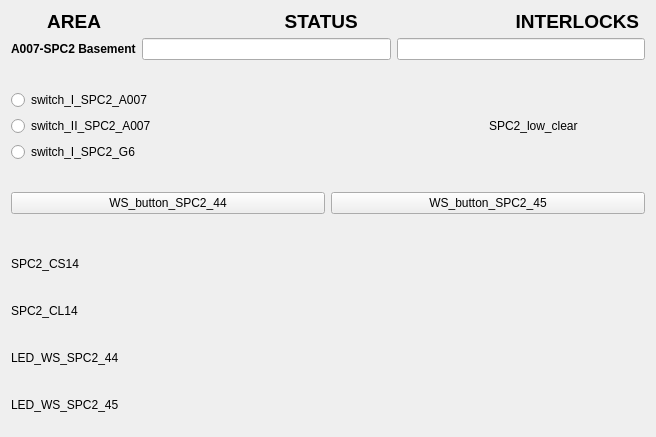
<?xml version="1.0" encoding="UTF-8"?>
<ui version="4.0">
 <class>Form</class>
 <widget class="QWidget" name="Form">
  <property name="geometry">
   <rect>
    <x>0</x>
    <y>0</y>
    <width>648</width>
    <height>437</height>
   </rect>
  </property>
  <property name="windowTitle">
   <string>Form</string>
  </property>
  <layout class="QVBoxLayout" name="verticalLayout_3">
   <item>
    <layout class="QVBoxLayout" name="verticalLayout">
     <item>
      <widget class="QLabel" name="label_4">
       <property name="maximumSize">
        <size>
         <width>16777215</width>
         <height>21</height>
        </size>
       </property>
       <property name="font">
        <font>
         <pointsize>14</pointsize>
         <weight>75</weight>
         <bold>true</bold>
        </font>
       </property>
       <property name="text">
        <string>       AREA                                   STATUS                              INTERLOCKS </string>
       </property>
      </widget>
     </item>
     <item>
      <layout class="QFormLayout" name="formLayout_2">
       <property name="fieldGrowthPolicy">
        <enum>QFormLayout::AllNonFixedFieldsGrow</enum>
       </property>
       <item row="0" column="0">
        <widget class="QLabel" name="label_2">
         <property name="font">
          <font>
           <weight>75</weight>
           <bold>true</bold>
          </font>
         </property>
         <property name="text">
          <string>A007-SPC2 Basement</string>
         </property>
        </widget>
       </item>
       <item row="0" column="1">
        <layout class="QHBoxLayout" name="horizontalLayout">
         <item>
          <widget class="QELineEdit" name="qelineedit_2">
           <property name="alignment">
            <set>Qt::AlignCenter</set>
           </property>
           <property name="variable" stdset="0">
            <string>VCS:SPC2-LOW-CLR-STATS</string>
           </property>
           <property name="format" stdset="0">
            <enum>QELineEdit::Default</enum>
           </property>
          </widget>
         </item>
         <item>
          <widget class="QELineEdit" name="qelineedit">
           <property name="alignment">
            <set>Qt::AlignCenter</set>
           </property>
           <property name="variable" stdset="0">
            <string>VCS:SPC2-LOW-INTLCK-STATS</string>
           </property>
          </widget>
         </item>
        </layout>
       </item>
      </layout>
     </item>
    </layout>
   </item>
   <item>
    <spacer name="verticalSpacer_2">
     <property name="orientation">
      <enum>Qt::Vertical</enum>
     </property>
     <property name="sizeHint" stdset="0">
      <size>
       <width>20</width>
       <height>40</height>
      </size>
     </property>
    </spacer>
   </item>
   <item>
    <layout class="QHBoxLayout" name="horizontalLayout_9">
     <item>
      <layout class="QVBoxLayout" name="verticalLayout_2">
       <item>
        <widget class="QERadioButton" name="qeradiobutton_3">
         <property name="text">
          <string>switch_I_SPC2_A007</string>
         </property>
         <property name="autoExclusive">
          <bool>false</bool>
         </property>
         <property name="variable" stdset="0">
          <string>VCS:SW-I-SPC2-A007</string>
         </property>
         <property name="format" stdset="0">
          <enum>QERadioButton::LocalEnumeration</enum>
         </property>
         <property name="pressText">
          <string>0</string>
         </property>
         <property name="releaseText">
          <string>1</string>
         </property>
        </widget>
       </item>
       <item>
        <widget class="QERadioButton" name="qeradiobutton_5">
         <property name="text">
          <string>switch_II_SPC2_A007</string>
         </property>
         <property name="autoExclusive">
          <bool>false</bool>
         </property>
         <property name="variable" stdset="0">
          <string>VCS:SW-II-SPC2-A007</string>
         </property>
         <property name="format" stdset="0">
          <enum>QERadioButton::LocalEnumeration</enum>
         </property>
         <property name="pressText">
          <string>0</string>
         </property>
         <property name="releaseText">
          <string>1</string>
         </property>
        </widget>
       </item>
       <item>
        <widget class="QERadioButton" name="qeradiobutton_4">
         <property name="text">
          <string>switch_I_SPC2_G6</string>
         </property>
         <property name="variable" stdset="0">
          <string>VCS:SW-I-SPC2-G6</string>
         </property>
         <property name="format" stdset="0">
          <enum>QERadioButton::LocalEnumeration</enum>
         </property>
         <property name="pressText">
          <string>1</string>
         </property>
         <property name="releaseText">
          <string>0</string>
         </property>
        </widget>
       </item>
      </layout>
     </item>
     <item>
      <spacer name="horizontalSpacer">
       <property name="orientation">
        <enum>Qt::Horizontal</enum>
       </property>
       <property name="sizeHint" stdset="0">
        <size>
         <width>40</width>
         <height>20</height>
        </size>
       </property>
      </spacer>
     </item>
     <item>
      <layout class="QHBoxLayout" name="horizontalLayout_8">
       <item>
        <widget class="QLabel" name="label_9">
         <property name="maximumSize">
          <size>
           <width>16777215</width>
           <height>20</height>
          </size>
         </property>
         <property name="text">
          <string>SPC2_low_clear</string>
         </property>
        </widget>
       </item>
       <item>
        <widget class="QEBitStatus" name="qebitstatus_3">
         <property name="minimumSize">
          <size>
           <width>61</width>
           <height>41</height>
          </size>
         </property>
         <property name="maximumSize">
          <size>
           <width>61</width>
           <height>41</height>
          </size>
         </property>
         <property name="numberOfBits">
          <number>1</number>
         </property>
         <property name="shape">
          <enum>QBitStatus::Circle</enum>
         </property>
         <property name="offColour">
          <color>
           <red>0</red>
           <green>77</green>
           <blue>0</blue>
          </color>
         </property>
         <property name="variable" stdset="0">
          <string>VCS:SPC2-LOW-CLEAR</string>
         </property>
        </widget>
       </item>
      </layout>
     </item>
    </layout>
   </item>
   <item>
    <spacer name="verticalSpacer_3">
     <property name="orientation">
      <enum>Qt::Vertical</enum>
     </property>
     <property name="sizeHint" stdset="0">
      <size>
       <width>20</width>
       <height>40</height>
      </size>
     </property>
    </spacer>
   </item>
   <item>
    <layout class="QHBoxLayout" name="horizontalLayout_10">
     <item>
      <widget class="QEPushButton" name="qepushbutton">
       <property name="text">
        <string>WS_button_SPC2_44</string>
       </property>
       <property name="variable" stdset="0">
        <string>VCS:WS-BUT-SPC2-44</string>
       </property>
       <property name="writeOnPress">
        <bool>true</bool>
       </property>
       <property name="writeOnRelease">
        <bool>true</bool>
       </property>
       <property name="writeOnClick">
        <bool>false</bool>
       </property>
       <property name="pressText">
        <string>0</string>
       </property>
       <property name="releaseText">
        <string>1</string>
       </property>
      </widget>
     </item>
     <item>
      <widget class="QEPushButton" name="qepushbutton_3">
       <property name="text">
        <string>WS_button_SPC2_45</string>
       </property>
       <property name="variable" stdset="0">
        <string>VCS:WS-BUT-SPC2-45</string>
       </property>
       <property name="writeOnPress">
        <bool>true</bool>
       </property>
       <property name="writeOnRelease">
        <bool>true</bool>
       </property>
       <property name="writeOnClick">
        <bool>false</bool>
       </property>
       <property name="pressText">
        <string>0</string>
       </property>
       <property name="releaseText">
        <string>1</string>
       </property>
      </widget>
     </item>
    </layout>
   </item>
   <item>
    <spacer name="verticalSpacer">
     <property name="orientation">
      <enum>Qt::Vertical</enum>
     </property>
     <property name="sizeHint" stdset="0">
      <size>
       <width>20</width>
       <height>40</height>
      </size>
     </property>
    </spacer>
   </item>
   <item>
    <layout class="QHBoxLayout" name="horizontalLayout_13">
     <item>
      <widget class="QLabel" name="label_12">
       <property name="maximumSize">
        <size>
         <width>16777215</width>
         <height>20</height>
        </size>
       </property>
       <property name="text">
        <string>SPC2_CS14</string>
       </property>
      </widget>
     </item>
     <item>
      <widget class="QEBitStatus" name="qebitstatus_8">
       <property name="minimumSize">
        <size>
         <width>61</width>
         <height>41</height>
        </size>
       </property>
       <property name="maximumSize">
        <size>
         <width>61</width>
         <height>41</height>
        </size>
       </property>
       <property name="numberOfBits">
        <number>1</number>
       </property>
       <property name="shape">
        <enum>QBitStatus::Circle</enum>
       </property>
       <property name="offColour">
        <color>
         <red>0</red>
         <green>70</green>
         <blue>0</blue>
        </color>
       </property>
       <property name="variable" stdset="0">
        <string>VCS:CS14-SPC2</string>
       </property>
       <property name="variableSubstitutions" stdset="0">
        <string/>
       </property>
      </widget>
     </item>
    </layout>
   </item>
   <item>
    <layout class="QHBoxLayout" name="horizontalLayout_12">
     <item>
      <widget class="QLabel" name="label_11">
       <property name="maximumSize">
        <size>
         <width>16777215</width>
         <height>20</height>
        </size>
       </property>
       <property name="text">
        <string>SPC2_CL14</string>
       </property>
      </widget>
     </item>
     <item>
      <widget class="QEBitStatus" name="qebitstatus_7">
       <property name="minimumSize">
        <size>
         <width>61</width>
         <height>41</height>
        </size>
       </property>
       <property name="maximumSize">
        <size>
         <width>61</width>
         <height>41</height>
        </size>
       </property>
       <property name="numberOfBits">
        <number>1</number>
       </property>
       <property name="shape">
        <enum>QBitStatus::Circle</enum>
       </property>
       <property name="offColour">
        <color>
         <red>0</red>
         <green>70</green>
         <blue>0</blue>
        </color>
       </property>
       <property name="variable" stdset="0">
        <string>VCS:CL14-SPC2</string>
       </property>
       <property name="variableSubstitutions" stdset="0">
        <string/>
       </property>
      </widget>
     </item>
    </layout>
   </item>
   <item>
    <layout class="QHBoxLayout" name="horizontalLayout_11">
     <item>
      <widget class="QLabel" name="label_10">
       <property name="maximumSize">
        <size>
         <width>16777215</width>
         <height>20</height>
        </size>
       </property>
       <property name="text">
        <string>LED_WS_SPC2_44</string>
       </property>
      </widget>
     </item>
     <item>
      <widget class="QEBitStatus" name="qebitstatus_6">
       <property name="minimumSize">
        <size>
         <width>61</width>
         <height>41</height>
        </size>
       </property>
       <property name="maximumSize">
        <size>
         <width>61</width>
         <height>41</height>
        </size>
       </property>
       <property name="numberOfBits">
        <number>1</number>
       </property>
       <property name="shape">
        <enum>QBitStatus::Circle</enum>
       </property>
       <property name="offColour">
        <color>
         <red>0</red>
         <green>70</green>
         <blue>0</blue>
        </color>
       </property>
       <property name="variable" stdset="0">
        <string>VCS:LED-WS-SPC2-44</string>
       </property>
       <property name="variableSubstitutions" stdset="0">
        <string/>
       </property>
      </widget>
     </item>
    </layout>
   </item>
   <item>
    <layout class="QHBoxLayout" name="horizontalLayout_6">
     <item>
      <widget class="QLabel" name="label_7">
       <property name="maximumSize">
        <size>
         <width>16777215</width>
         <height>20</height>
        </size>
       </property>
       <property name="text">
        <string>LED_WS_SPC2_45</string>
       </property>
      </widget>
     </item>
     <item>
      <widget class="QEBitStatus" name="qebitstatus_4">
       <property name="minimumSize">
        <size>
         <width>61</width>
         <height>41</height>
        </size>
       </property>
       <property name="maximumSize">
        <size>
         <width>61</width>
         <height>41</height>
        </size>
       </property>
       <property name="numberOfBits">
        <number>1</number>
       </property>
       <property name="shape">
        <enum>QBitStatus::Circle</enum>
       </property>
       <property name="offColour">
        <color>
         <red>0</red>
         <green>70</green>
         <blue>0</blue>
        </color>
       </property>
       <property name="variable" stdset="0">
        <string>VCS:LED-WS-SPC2-45</string>
       </property>
       <property name="variableSubstitutions" stdset="0">
        <string/>
       </property>
      </widget>
     </item>
    </layout>
   </item>
  </layout>
 </widget>
 <customwidgets>
  <customwidget>
   <class>QEBitStatus</class>
   <extends>QBitStatus</extends>
   <header>QEBitStatus.h</header>
  </customwidget>
  <customwidget>
   <class>QELineEdit</class>
   <extends>QLineEdit</extends>
   <header>QELineEdit.h</header>
  </customwidget>
  <customwidget>
   <class>QEPushButton</class>
   <extends>QPushButton</extends>
   <header>QEPushButton.h</header>
  </customwidget>
  <customwidget>
   <class>QERadioButton</class>
   <extends>QRadioButton</extends>
   <header>QERadioButton.h</header>
  </customwidget>
  <customwidget>
   <class>QBitStatus</class>
   <extends>QWidget</extends>
   <header>QBitStatus.h</header>
  </customwidget>
 </customwidgets>
 <resources/>
 <connections/>
</ui>
